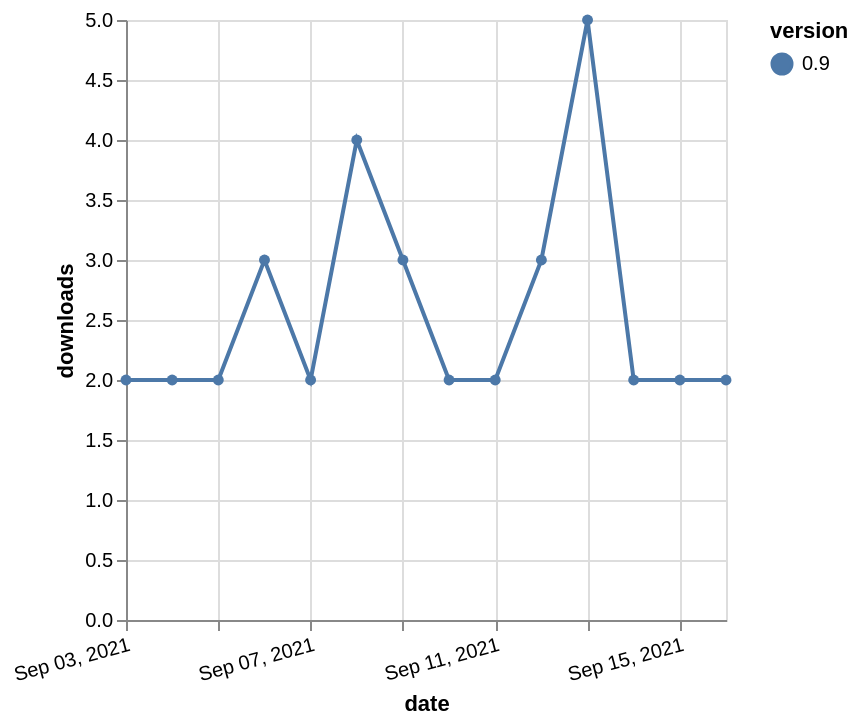

Write a Vega-Lite specification for this figure.
### Vega-Lite specification from a JSON file in a GitHub repository (floating-point values rounded to 4 significant figures)
{"$schema": "https://vega.github.io/schema/vega-lite/v5.json", "description": "A simple bar chart with embedded data.", "data": {"values": [{"date": "2021-09-03", "total": 3318, "delta": 2, "version": "0.9"}, {"date": "2021-09-04", "total": 3320, "delta": 2, "version": "0.9"}, {"date": "2021-09-05", "total": 3322, "delta": 2, "version": "0.9"}, {"date": "2021-09-06", "total": 3325, "delta": 3, "version": "0.9"}, {"date": "2021-09-07", "total": 3327, "delta": 2, "version": "0.9"}, {"date": "2021-09-08", "total": 3331, "delta": 4, "version": "0.9"}, {"date": "2021-09-09", "total": 3334, "delta": 3, "version": "0.9"}, {"date": "2021-09-10", "total": 3336, "delta": 2, "version": "0.9"}, {"date": "2021-09-11", "total": 3338, "delta": 2, "version": "0.9"}, {"date": "2021-09-12", "total": 3341, "delta": 3, "version": "0.9"}, {"date": "2021-09-13", "total": 3346, "delta": 5, "version": "0.9"}, {"date": "2021-09-14", "total": 3348, "delta": 2, "version": "0.9"}, {"date": "2021-09-15", "total": 3350, "delta": 2, "version": "0.9"}, {"date": "2021-09-16", "total": 3352, "delta": 2, "version": "0.9"}]}, "width": "container", "mark": {"type": "line", "point": {"filled": true}}, "encoding": {"x": {"field": "date", "type": "temporal", "timeUnit": "yearmonthdate", "title": "date", "axis": {"labelAngle": -15}}, "y": {"field": "delta", "type": "quantitative", "title": "downloads"}, "color": {"field": "version", "type": "nominal"}, "tooltip": {"field": "delta"}}}
